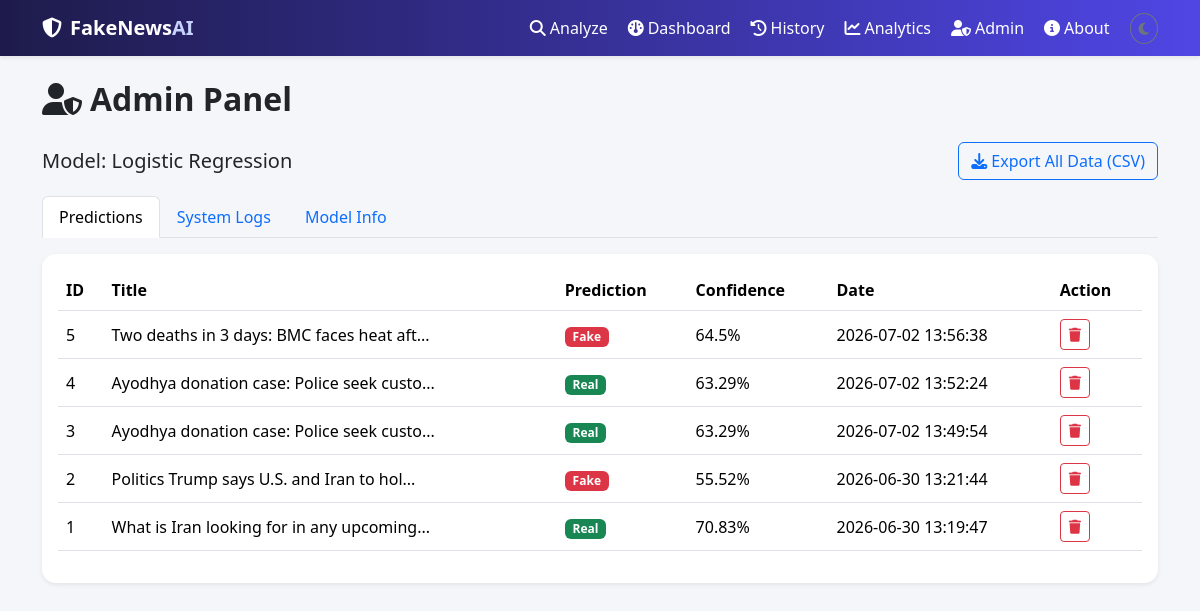
The page /admin on the database its author committed.
### tables this page shows
CREATE TABLE predictions (
    id INTEGER PRIMARY KEY AUTOINCREMENT,
    title TEXT,
    article_text TEXT NOT NULL,
    prediction TEXT NOT NULL,           -- 'Fake' or 'Real'
    confidence REAL NOT NULL,           -- 0-100
    fake_probability REAL,
    real_probability REAL,
    top_keywords TEXT,                  -- JSON list
    processing_time_ms REAL,
    created_at TEXT DEFAULT (datetime('now'))
);

### routes/dashboard_routes.py (the view)
@dash_bp.route("/admin")
def admin():
    conn = get_conn()
    predictions = conn.execute("SELECT * FROM predictions ORDER BY created_at DESC LIMIT 100").fetchall()
    logs = conn.execute("SELECT * FROM logs ORDER BY created_at DESC LIMIT 50").fetchall()
    conn.close()
    return render_template("admin.html", predictions=predictions, logs=logs, metadata=METADATA)

### utils/db.py (called while the page is built)
def get_conn():
    conn = sqlite3.connect(DB_PATH)
    conn.row_factory = sqlite3.Row
    return conn

### templates/admin.html (shortened to what this page needs)
{% extends "base.html" %}
{% block content %}
<h2 class="fw-bold mb-4"><i class="fa-solid fa-user-shield me-2"></i>Admin Panel</h2>
<div class="d-flex justify-content-between align-items-center mb-3 flex-wrap gap-2">
  <h5 class="mb-0">Model: {{ metadata.best_model }}</h5>
  <a href="{{ url_for('dashboard.admin_export') }}" class="btn btn-outline-primary">
    <i class="fa-solid fa-download me-1"></i>Export All Data (CSV)
  </a>
</div>
<ul class="nav nav-tabs mb-3" id="adminTabs">
  <li class="nav-item"><button class="nav-link active" data-bs-toggle="tab" data-bs-target="#predTab">Predictions</button></li>
  <li class="nav-item"><button class="nav-link" data-bs-toggle="tab" data-bs-target="#logTab">System Logs</button></li>
  <li class="nav-item"><button class="nav-link" data-bs-toggle="tab" data-bs-target="#modelTab">Model Info</button></li>
</ul>
<div class="tab-content">
  <div class="tab-pane fade show active" id="predTab">
    <div class="card border-0 shadow-sm p-3">
      <div class="table-responsive">
        <table class="table table-hover align-middle">
          <thead><tr><th>ID</th><th>Title</th><th>Prediction</th><th>Confidence</th><th>Date</th><th>Action</th></tr></thead>
          <tbody>
            {% for p in predictions %}
            <tr id="row-{{ p['id'] }}">
              <td>{{ p['id'] }}</td>
              <td>{{ (p['title'] or p['article_text'])[:40] }}...</td>
              <td><span class="badge {{ 'bg-danger' if p['prediction']=='Fake' else 'bg-success' }}">{{ p['prediction'] }}</span></td>
              <td>{{ p['confidence'] }}%</td>
              <td>{{ p['created_at'] }}</td>
              <td><button class="btn btn-sm btn-outline-danger delete-btn" data-id="{{ p['id'] }}"><i class="fa-solid fa-trash"></i></button></td>
            </tr>
            {% endfor %}
          </tbody>
        </table>
      </div>
    </div>
  </div>
</div>
{% endblock %}

### templates/base.html (shortened to what this page needs)
<!DOCTYPE html>
<html lang="en" data-bs-theme="light">
<head>
<link href="https://cdnjs.cloudflare.com/ajax/libs/bootstrap/5.3.3/css/bootstrap.min.css" rel="stylesheet">
<link href="https://cdnjs.cloudflare.com/ajax/libs/font-awesome/6.5.1/css/all.min.css" rel="stylesheet">
<link href="{{ url_for('static', filename='css/style.css') }}" rel="stylesheet">
</head>
<body>
<nav class="navbar navbar-expand-lg sticky-top shadow-sm app-navbar">
  <div class="container">
    <a class="navbar-brand fw-bold" href="{{ url_for('main.index') }}">
      <i class="fa-solid fa-shield-halved me-2"></i>FakeNews<span class="text-accent">AI</span>
    </a>
    <div class="collapse navbar-collapse" id="nav">
      <ul class="navbar-nav ms-auto align-items-lg-center gap-1">
        <li class="nav-item"><a class="nav-link" href="{{ url_for('main.index') }}"><i class="fa-solid fa-magnifying-glass me-1"></i>Analyze</a></li>
        <li class="nav-item"><a class="nav-link" href="{{ url_for('dashboard.dashboard') }}"><i class="fa-solid fa-gauge me-1"></i>Dashboard</a></li>
        <li class="nav-item"><a class="nav-link" href="{{ url_for('dashboard.history') }}"><i class="fa-solid fa-clock-rotate-left me-1"></i>History</a></li>
        <li class="nav-item"><a class="nav-link" href="{{ url_for('dashboard.analytics') }}"><i class="fa-solid fa-chart-line me-1"></i>Analytics</a></li>
        <li class="nav-item"><a class="nav-link" href="{{ url_for('dashboard.admin') }}"><i class="fa-solid fa-user-shield me-1"></i>Admin</a></li>
        <li class="nav-item"><a class="nav-link" href="{{ url_for('main.about') }}"><i class="fa-solid fa-circle-info me-1"></i>About</a></li>
        <li class="nav-item ms-lg-2">
          <button id="themeToggle" class="btn btn-sm btn-outline-secondary rounded-circle" title="Toggle dark mode">
          </button>
        </li>
      </ul>
    </div>
  </div>
</nav>
<main class="container py-4">
  {% block content %}{% endblock %}
</main>
</body>
</html>

### static/css/style.css (style rules this page uses)
:root { --accent: #4f46e5; --accent-light: #818cf8; }
body { background-color: #f5f6fa; transition: background-color .3s ease, color .3s ease; }
.app-navbar { background: linear-gradient(90deg, #1e1b4b, #4f46e5); }
.app-navbar .nav-link, .app-navbar .navbar-brand { color: #fff !important; }
.text-accent { color: #c7d2fe; }
.card { border-radius: 14px; animation: fadeIn .4s ease; }

### rows shown on the page
predictions: id "5", title "Two deaths in 3 days: BMC faces heat aft", prediction "Fake", confidence "64.5", created_at "2026-07-02 13:56:38"
predictions: id "4", title "Ayodhya donation case: Police seek custo", prediction "Real", confidence "63.29", created_at "2026-07-02 13:52:24"
predictions: id "3", title "Ayodhya donation case: Police seek custo", prediction "Real", confidence "63.29", created_at "2026-07-02 13:49:54"
predictions: id "2", title "Politics Trump says U.S. and Iran to hol", prediction "Fake", confidence "55.52", created_at "2026-06-30 13:21:44"
predictions: id "1", title "What is Iran looking for in any upcoming", prediction "Real", confidence "70.83", created_at "2026-06-30 13:19:47"

### other values the page prints
{{ metadata.best_model }} "Logistic Regression"
